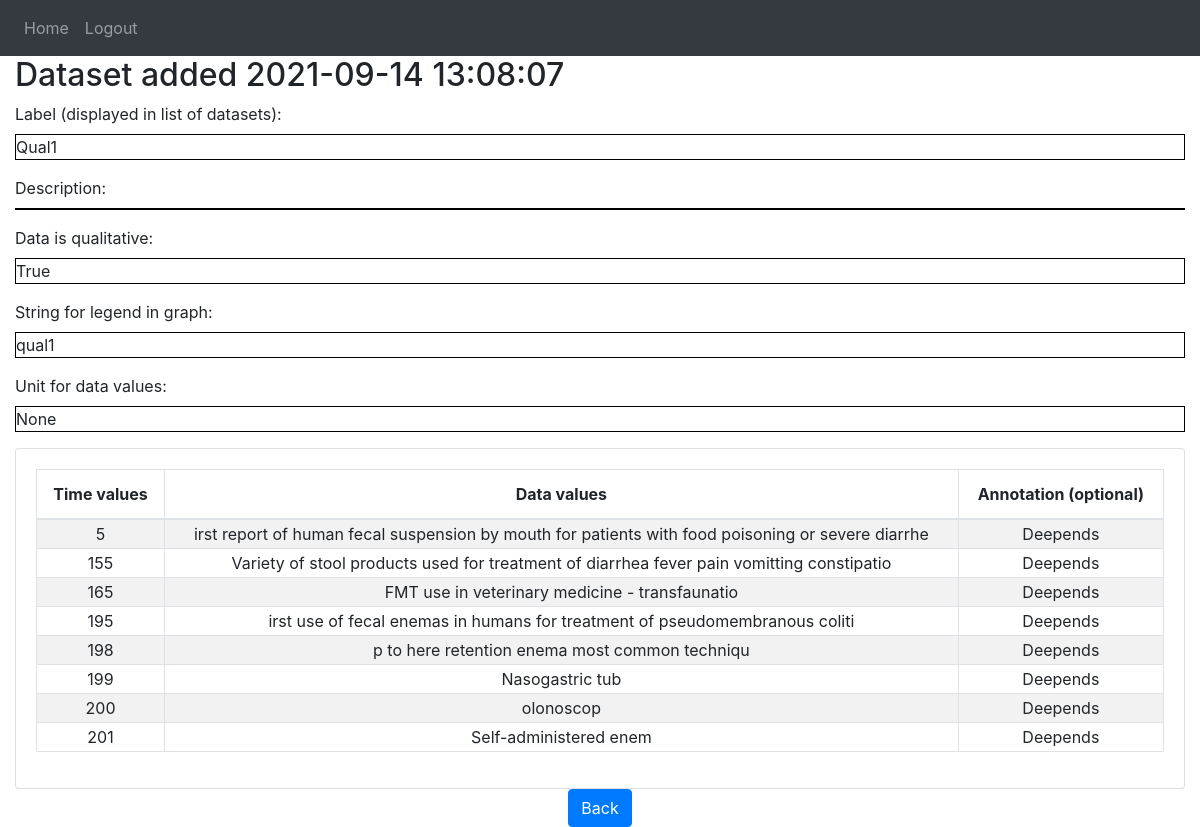
The page /details/42 (signed in) on the database its author committed.
### website/models.py (models this page shows)
class DataSet(db.Model):
    id = db.Column(db.Integer, primary_key=True)
    id_predef = db.Column(db.Integer, unique=True, nullable=True)  # Unique if not null
    label = db.Column(db.String(LABEL_MAXLENGTH))   # For checkbox lists
    description = db.Column(db.String(DESCRIPTION_MAXLENGTH))
    time_values = db.Column(db.String(DATA_MAXLENGTH))
    data_values = db.Column(db.String(DATA_MAXLENGTH))
    data_is_qualitative = db.Column(db.Boolean, unique=False, default=False)
    data_scale = db.Column(db.Integer, nullable=True)  # Power of ten
    data_unit = db.Column(db.String(UNIT_MAXLENGTH))
    legend = db.Column(db.String(LABEL_MAXLENGTH))
    date = db.Column(db.DateTime(timezone=True), default=func.now())
    user_id = db.Column(db.Integer, db.ForeignKey('user.id'), nullable=True)  # null means predefined data

### website/views.py (the view)
@views.route('/details/<int:id>')
@login_required
def view_dataset(id):
    dataset_to_view = DataSet.query.get_or_404(id)
    form = AddDataSetForm()
    return render_template("view_dataset.html", user=current_user, dataset=dataset_to_view, form=form)

### website/__init__.py (called while the page is built)
def create_app():
    app = Flask(__name__)  # __name__ is 'website'
    app.config['SECRET_KEY'] = '410d1f4eb7412ee625ed5a3562ec1cc6'
    app.config['SQLALCHEMY_DATABASE_URI'] = f'sqlite:///{DB_NAME}'
    app.config['SQLALCHEMY_TRACK_MODIFICATIONS'] = False
    db.init_app(app)
    from .views import views
    from .auth import auth
    app.register_blueprint(views, url_prefix='/')
    app.register_blueprint(auth, url_prefix='/')
    from .models import User
    create_database(app)
    login_manager = LoginManager()
    login_manager.login_view = 'auth.login'
    login_manager.init_app(app)
    @login_manager.user_loader
    def load_user(id):
        return User.query.get(int(id))
    return app

### website/templates/view_dataset.html (shortened to what this page needs)
{% extends "base.html" %}
{% block content %}
<h2>Dataset added {{ dataset.date }}</h2>
{% for key in ['label', 'description', 'data_is_qualitative', 'legend', 'data_unit'] %}
    {{ form[key].label }}<br />
    <div style="border:1px solid black;">
        {{ dataset[key] }}
    </div>
{% endfor %}
<div class="card">
    <div class="card-body">
        <div id="table" class="table-editable">
            <table class="table table-bordered table-responsive-md table-striped text-center">
                <thead>
                    <tr>
                        <th class="text-center">Time values</th>
                        <th class="text-center">Data values</th>
                        <th class="text-center">Annotation (optional)</th>
                    </tr>
                </thead>
                <tbody>
                    {% set time_values = dataset['time_values'].split(',') %}
                    {% set data_values = dataset['data_values'].split(',') %}
                    {% for i in range(time_values|length) %}
                    <tr>
                        <td class="pt-3-half" contenteditable="false">{{ time_values[i][1:-1] }}</td>
                        <td class="pt-3-half" contenteditable="false">{{ data_values[i][1:-1] }}</td>
                        <td class="pt-3-half" contenteditable="false">Deepends</td>
                    </tr>
                    {% endfor %}
                </tbody>
            </table>
        </div>
    </div>
</div>
<div align="center">
    <a href="{{ url_for('views.home') }}" class="btn btn-primary" role="button" aria-pressed="true">Back</a>
</div>
{% endblock %}

### website/static/index.css (style rules this page uses)
td.pt-3-half { padding: 2px; vertical-align: middle; }

### rows shown on the page
DataSet: date "2021-09-14 13:08:07", label "Qual1" "True" "qual1" "None"

### other values the page prints
{{ time_values[i][1:-1] }} "5" "155" "165" "195" "198" "199" "200" "201"
{{ data_values[i][1:-1] }} "irst report of human fecal suspension by mouth for patients with food poisoning or severe diarrhe" "Variety of stool products used for treatment of diarrhea fever pain vomitting constipatio" "FMT use in veterinary medicine - transfaunatio" "irst use of fecal enemas in humans for treatment of pseudomembranous coliti" "p to here retention enema most common techniqu" "Nasogastric tub" "olonoscop" "Self-administered enem"
